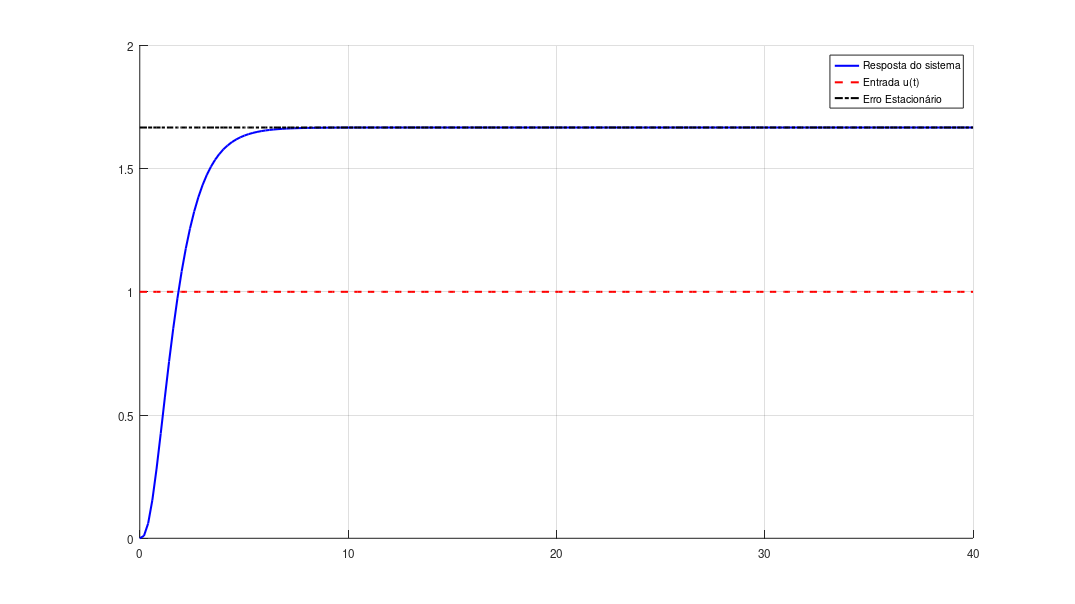
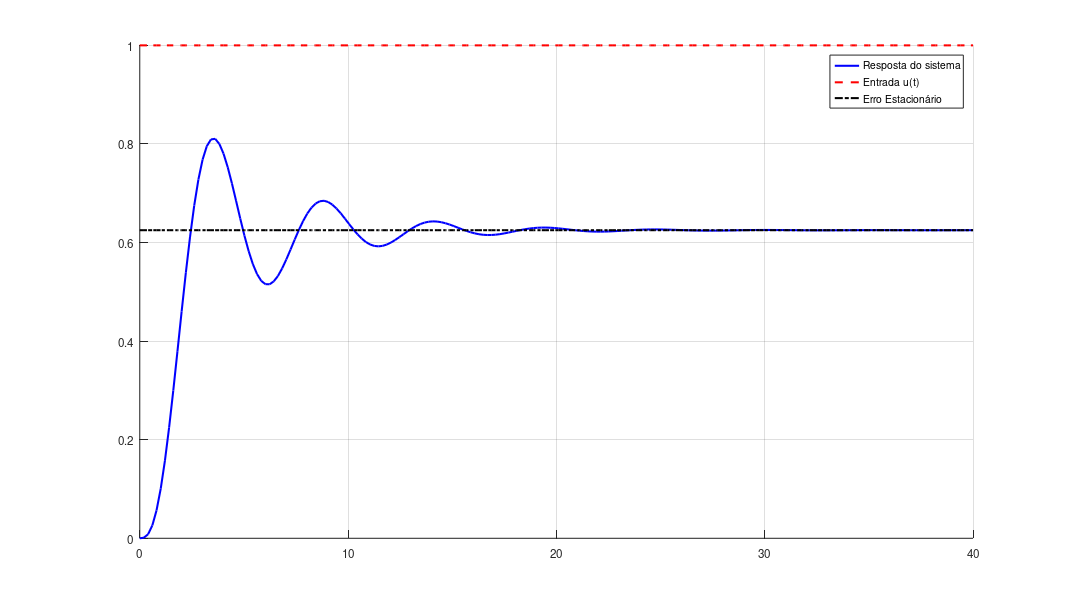
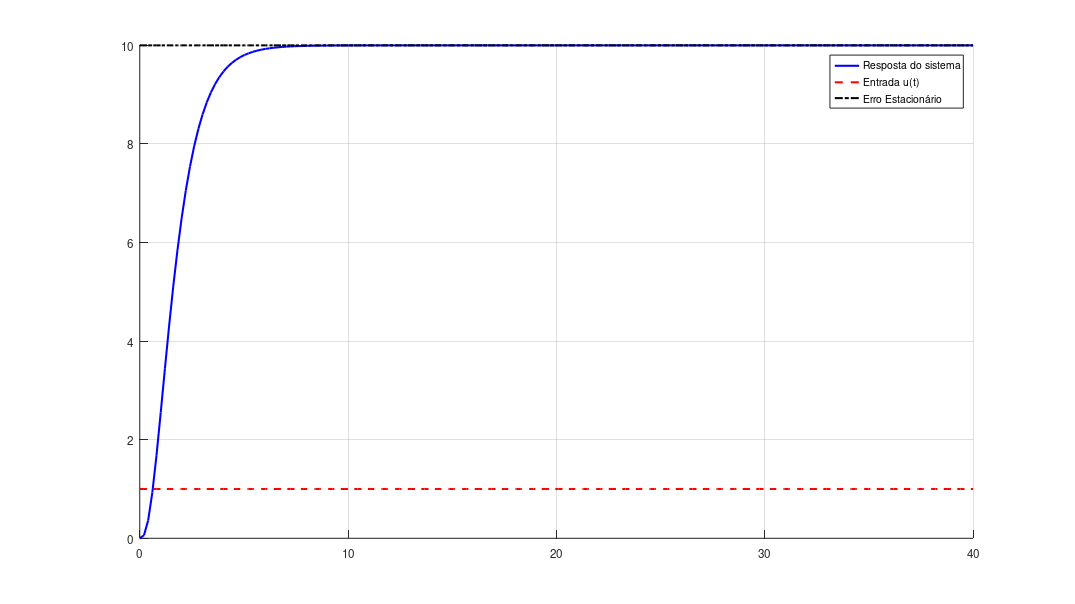
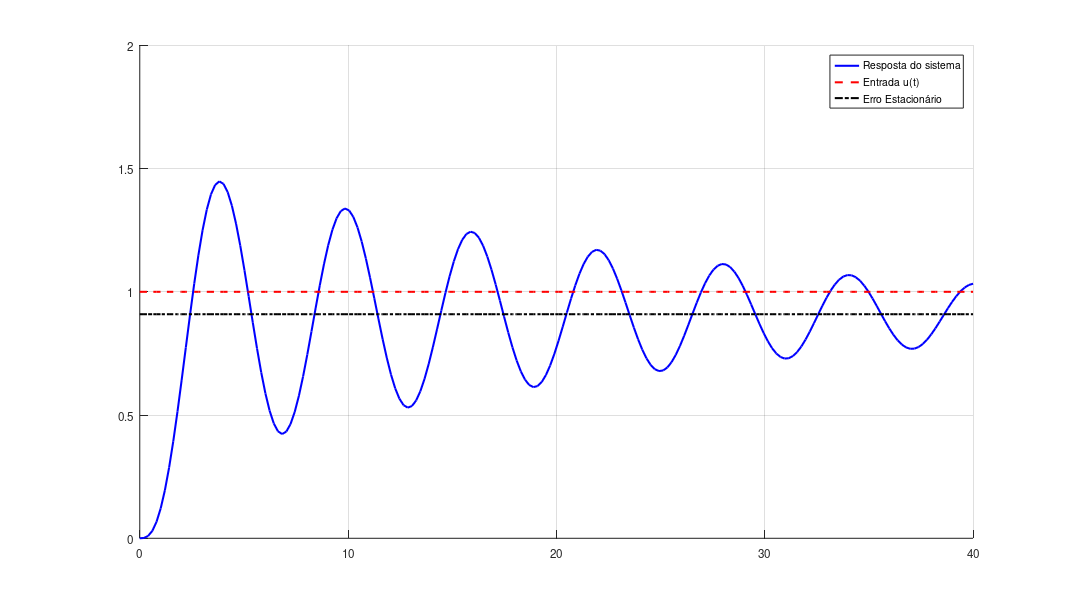

The MATLAB source for these figures, in order:
clc; clear; close all;

pkg load control;

GENERATE_GRAPHS = true;

function exportgraph(filename, generate)

   if !generate
        return;
   end

    set(gcf, 'PaperUnits', 'inches');
    set(gcf, 'PaperSize', [12.8, 7.2]);
    set(gcf, 'PaperPosition', [0, 0, 12.8, 7.2]);

    print(gcf, fullfile(pwd, filename), '-dpng', '-r400');
end

% Questão 1

K = [10, 60, 100];

t = linspace(0, 40, 200);

for i = 1:length(K)
    sys_open  = tf(K(i), conv(conv([1, 1], [1, 2]), [1, 3]));
    sys_close = tf(K(i), conv(conv([1, 1], [1, 2]), [1, 3]) + K(i));

    figure('NumberTitle', 'off', 'Name', sprintf('Questão 2a - Malha Aberta - K = %d', K(i)), 'Position', [171, 117, 1024, 576], 'Visible', 'on');

    [y, t0] = step(sys_open, t);
    hold on;
    plot(t, y, '-', 'LineWidth', 1.75, 'Color', 'b');
    plot(t, ones(size(t)), '--', 'LineWidth', 1.75, 'Color', 'r');
    plot(t, ones(size(t)) .* K(i)/6, '-.', 'LineWidth', 1.75, 'Color', 'k');
    hold off;
    grid on;

    legend('Resposta do sistema', 'Entrada u(t)', 'Erro Estacionário');

    exportgraph(sprintf('graph-2-a-%d-open', K(i)), GENERATE_GRAPHS);

    figure('NumberTitle', 'off', 'Name',  sprintf('Questão 2a - Malha Fechada - K = %d', K(i)), 'Position', [171, 117, 1024, 576], 'Visible', 'on');

    [y, t0] = step(sys_close, t);
    hold on;
    plot(t, y, '-', 'LineWidth', 1.75, 'Color', 'b');
    plot(t, ones(size(t)), '--', 'LineWidth', 1.75, 'Color', 'r');
    plot(t, ones(size(t)) .* K(i)/(6 + K(i)), '-.', 'LineWidth', 1.75, 'Color', 'k');
    hold off;
    grid on;

    legend('Resposta do sistema', 'Entrada u(t)', 'Erro Estacionário');

    exportgraph(sprintf('graph-2-a-%d-close', K(i)), GENERATE_GRAPHS);
end

% Questão 2

function [R, num_stable] = routh(P)

  n = length(P);

  if(n < 2)
     erro('P deve ter minimo de 2 coeficientes');
  end

  deg  = n - 1;
  cols = ceil(n / 2);

  R = zeros(n, cols);

  R(1, :) = P(1:2:end);
  row2  = P(2:2:end);
  R(2, 1:length(row2)) = row2;

  esp_value = eps('double');

  for i = 3:n
    if R(i - 1, 1) == 0
        if(all(R(i - 1, :))) == 0
          aux_deg = deg - (i - 3);
          exp_vec = aux_deg:-2:0;
          aux_p   = R(i-2, 1:length(exp_vec));

          R(i - 1, 1:length(exp_vec)) = aux_p .* exp_vec;
         else
          R(i - 1, 1) = esp_value;
        end
    end

    for j = 1:(cols - 1)
        pivot = R(i - 1, 1);
        num = R(i - 1, 1) * R(i - 2, j + 1) - R(i - 2, 1) * R(i - 1, j + 1);
        R(i, j) = num / pivot;
    end
  end

  col1 = R(:, 1);

  col1(abs(col1) < 1e-12) = esp_value;

  sign_changes = sum(diff(sign(col1)) ~= 0);

  num_stable = sign_changes;

  fprintf('\n=================================== TABELA DE ROUTH ===================================\n');
  disp(R)
  fprintf('\n=======================================================================================\n');

  if(sign_changes == 0)
    fprintf('O sistema e estavel\n');
  else
    fprintf('O sistema e instavel, houve %d mudancas de sinais\n', sign_changes);
  end
end

K = [10, 60, 100];

for i = 1:length(K)
  den = conv(conv([1, 1], [1, 2]), [1, 3]) + K(i)
  routh(den);
end

% Questão 3

den_base = conv(conv([1, 1], [1, 2]), [1, 3]);
sys_open_base = tf(1, den_base);

figure('NumberTitle', 'off', 'Name', 'Questão 2c - Lugar das Raízes (Malha Aberta)', 'Position', [171, 117, 1024, 576], 'Visible', 'on');
rlocus(sys_open_base);
title('Lugar das Raízes - Sistema em Malha Aberta');
grid on;
exportgraph('graph-2-c-open', GENERATE_GRAPHS);

% Questão 4

den_original = conv(conv([1, 1], [1, 2]), [1, 3]);
sys_G = tf(1, den_original);

sys_novo = sys_G * tf([1, 4], 1);

[num_n, den_n] = tfdata(sys_novo, 'v');

[A, B, C, D] = tf2ss(num_n, den_n);

fprintf('\n================== ESPAÇO DE ESTADOS (Questão 2d) ==================\n');
disp('Matriz A:'); disp(A);
disp('Matriz B:'); disp(B);
disp('Matriz C:'); disp(C);
disp('Matriz D:'); disp(D);
fprintf('====================================================================\n');

sys_ss = ss(A, B, C, D);

figure('NumberTitle', 'off', 'Name', 'Questão 2d - Resposta ao Degrau (Espaço de Estados)', 'Position', [171, 117, 1024, 576], 'Visible', 'on');
step(sys_ss);
grid on;
exportgraph('graph-2-d-step-ss', GENERATE_GRAPHS);

figure('NumberTitle', 'off', 'Name', 'Questão 2d - Lugar das Raízes (Espaço de Estados)', 'Position', [171, 117, 1024, 576], 'Visible', 'on');
rlocus(sys_ss);
grid on;
exportgraph('graph-2-d-rlocus-ss', GENERATE_GRAPHS);

% Questão 5

figure('NumberTitle', 'off', 'Name', 'Questão 2e - Lugar das Raízes Base', 'Position', [171, 117, 1024, 576], 'Visible', 'on');
rlocus(sys_G);
title('Lugar das Raízes - Sistema Base (K=1)');
grid on;
exportgraph('graph-2-e-base', GENERATE_GRAPHS);

zero_positions = [-0.5, -2, -5];

for idx = 1:length(zero_positions)
    z_val = zero_positions(idx);
    sys_zero = sys_G * tf([1, -z_val], 1);

    figure('NumberTitle', 'off', 'Name', sprintf('Questão 2e - LGR com Zero em z = %.1f', z_val), 'Position', [171, 117, 1024, 576], 'Visible', 'on');
    rlocus(sys_zero);
    title(sprintf('Lugar das Raízes com Zero em z = %.1f', z_val));
    grid on;
    exportgraph(sprintf('graph-2-e-zero-%.1f', abs(z_val)), GENERATE_GRAPHS);
end

% Se estiver rodando no MATLAB, remova o comentario:
% sisotool(sys_G);
